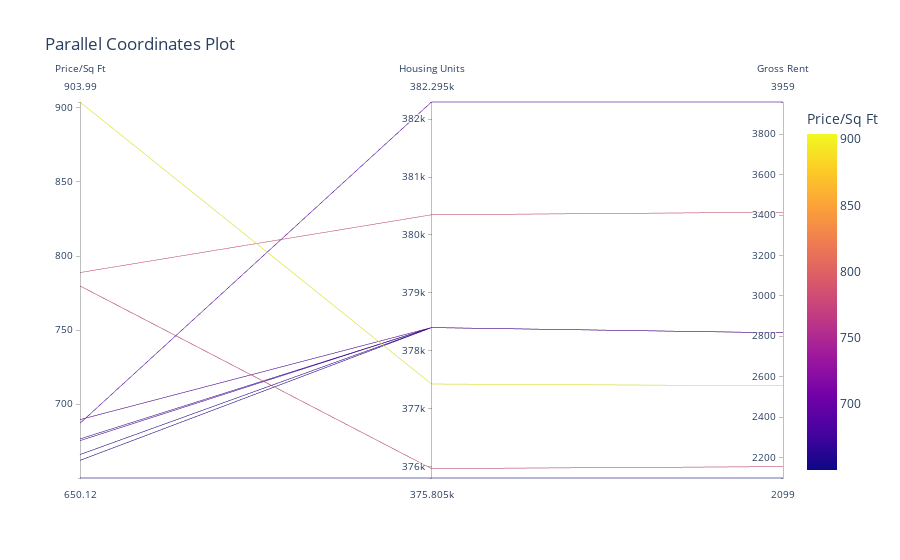

Notebook code cell kept with this figure:
### Markdown cell above
## Parallel Coordinates and Parallel Categories Analysis

In this section, you will use plotly express to create parallel coordinates and parallel categories visualizations so that investors can interactively filter and explore various factors related to the sales price of the neighborhoods. 

Using the DataFrame of Average values per neighborhood (calculated above), create the following visualizations:
1. Create a Parallel Coordinates Plot
2. Create a Parallel Categories Plot

### Code cell
# Parallel Coordinates Plot
# YOUR CODE HERE!
plt_coord = sfo_nbh.groupby("neighborhood").mean().sort_values("sale_price_sqr_foot",ascending = False).reset_index().head(10)


px.parallel_coordinates(plt_coord,color = "sale_price_sqr_foot",
                        title = "Parallel Coordinates Plot",
                        labels = {
                            "sale_price_sqr_foot": "Price/Sq Ft",
                            "housing_units": "Housing Units",
                            "gross_rent" : "Gross Rent"
                        }
)

### Figure 1 — Plotly figure (JSON) as saved in the notebook; plotly's stock layout.template omitted (floating-point values rounded to 4 significant figures)
{"data": [{"dimensions": [{"label": "Price/Sq Ft", "values": [904.0, 788.8, 779.8, 689.6, 687.1, 676.5, 675.4, 666.0, 662.0, 650.1]}, {"label": "Housing Units", "values": [377400.0, 380348, 376000.0, 378401, 382295, 378401, 378401, 378401, 378401, 375805]}, {"label": "Gross Rent", "values": [2555.0, 3414, 2155.0, 2817.0, 3959, 2817.0, 2817.0, 2817.0, 2817.0, 2099]}], "domain": {"x": [0, 1], "y": [0, 1]}, "line": {"color": [904.0, 788.8, 779.8, 689.6, 687.1, 676.5, 675.4, 666.0, 662.0, 650.1], "coloraxis": "coloraxis"}, "name": "", "type": "parcoords"}], "layout": {"autosize": true, "coloraxis": {"colorbar": {"title": {"text": "Price/Sq Ft"}}, "colorscale": [[0, "#0d0887"], [0.1111, "#46039f"], [0.2222, "#7201a8"], [0.3333, "#9c179e"], [0.4444, "#bd3786"], [0.5556, "#d8576b"], [0.6667, "#ed7953"], [0.7778, "#fb9f3a"], [0.8889, "#fdca26"], [1, "#f0f921"]]}, "legend": {"tracegroupgap": 0}, "title": {"text": "Parallel Coordinates Plot"}}}
